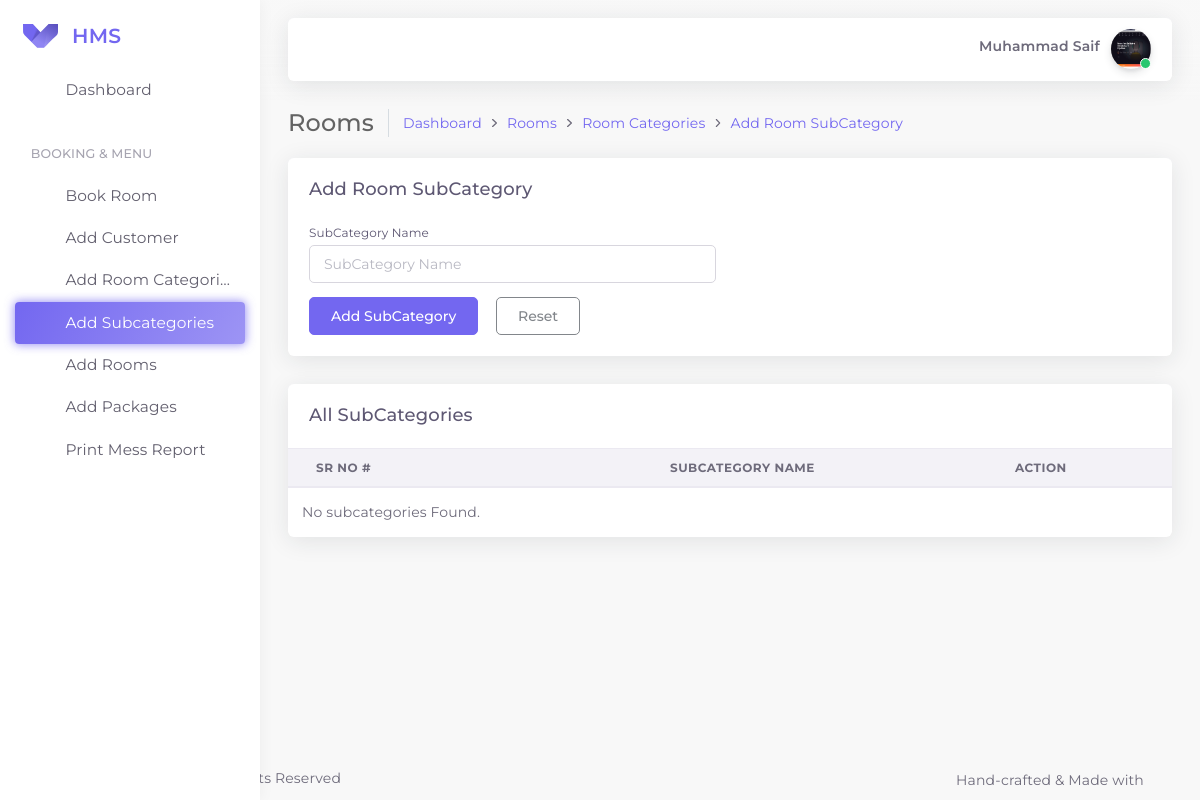
/themes/pages/addroomsubcategory.php (signed in), run on an earlier commit of the app's database.
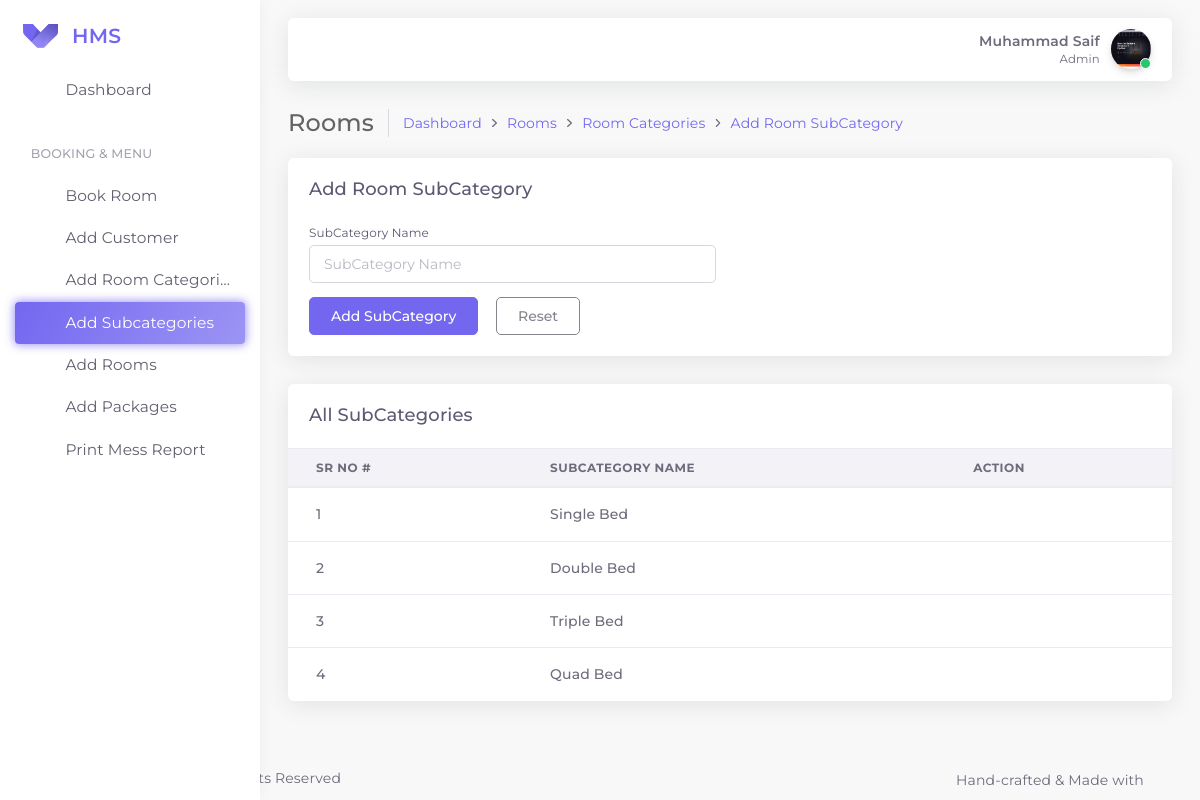
And on a later commit of the database.
### tables this page shows
CREATE TABLE `hms_rooms_subcategories` (
  `subcatid` int(11) NOT NULL,
  `name` varchar(100) NOT NULL,
  `created_at` datetime NOT NULL DEFAULT current_timestamp()
);

### app-assets/classes/Rooms.php (called while the page is built, shortened)
<?php
class Rooms
{
    protected $conn;
    public function __construct($conn)
    {
        $this->conn = $conn;
    }
    public function get_all_subcategories()
    {
        $stmt = $this->conn->prepare("SELECT * FROM hms_rooms_subcategories");
        $stmt->execute();
        $stmt->setFetchMode(PDO::FETCH_ASSOC);
        $subcategories = $stmt->fetchAll();
        if ($subcategories) {
            return $subcategories;
        } else {
            return false;
        }
    }
}

### app-assets/includes/getsubcategory.php (the view, shortened to what this page needs)
<?php
$db = new DbConnect;
$conn = $db->DbConnection();
$rooms = new Rooms($conn);
$subcategories = $rooms->get_all_subcategories();
?>
<div class="row" id="basic-table">
    <div class="col-12">
        <div class="card">
            <div class="card-header">
                <h4 class="card-title">All SubCategories</h4>
            </div>
            <div class="table-responsive">
                <table class="table">
                    <thead>
                        <tr>
                            <th>Sr No #</th>
                            <th>SubCategory Name</th>
                            <th>Action</th>
                        </tr>
                    </thead>
                    <tbody>
                        <?php
                        if ($subcategories) {
                            foreach ($subcategories as $category) {
                                echo '<tr>
                            <td>
                                <span class="font-weight-bold">' . $category["subcatid"] . '</span>
                            </td>
                            <td class="font-weight-bold">' . $category["name"] . '</td>
                            <td>
                                <div class="dropdown">
                                    <button type="button" class="btn btn-sm dropdown-toggle hide-arrow" data-toggle="dropdown">
                                        <i data-feather="more-vertical"></i>
                                    </button>
                                    <div class="dropdown-menu">
                                        <a class="dropdown-item" href="javascript:void(0);">
                                            <button type="button" class="btn btn-outline-primary btnedit" data-toggle="modal" data-target="#inlineForm">
                                                <i data-feather="edit-2" class="mr-50"></i>
                                                <span>Edit</span>
                                            </button>
                                        </a>
                                        <a class="dropdown-item" href="javascript:void(0);">
                                            <button type="button" class="btn btn-outline-danger btndelete" data-toggle="modal" data-target="#DeleteForm">
                                                <i data-feather="trash" class="mr-50"></i>
                                                <span>Delete</span>
                                            </button>
                                        </a>
                                    </div>
                                </div>
                            </td>
                        </tr>';
                            }
                        } else {
                            echo "<tr><td class='p-1'> No subcategories Found.</td><tr>";
                        }
                        ?>
                    </tbody>
                </table>
            </div>
        </div>
    </div>
</div>

### app-assets/includes/navbar.php (shortened to what this page needs)
<nav class="header-navbar navbar navbar-expand-lg align-items-center floating-nav navbar-light navbar-shadow">
    <div class="navbar-container d-flex content">
        <div class="bookmark-wrapper d-flex align-items-center">
            <ul class="nav navbar-nav">
                <li class="nav-item d-none d-lg-block"><a class="nav-link bookmark-star"><i class="ficon text-warning" data-feather="star"></i></a>
                </li>
            </ul>
        </div>
        <ul class="nav navbar-nav align-items-center ml-auto">
            <li class="nav-item d-block"><a class="nav-link nav-link-style"><i class="ficon" data-feather="moon"></i></a></li>
            <li class="nav-item nav-search"><a class="nav-link nav-link-search"><i class="ficon" data-feather="search"></i></a>
            </li>
            <li class="nav-item dropdown dropdown-user"><a class="nav-link dropdown-toggle dropdown-user-link" id="dropdown-user" href="javascript:void(0);" data-toggle="dropdown" aria-haspopup="true" aria-expanded="false">
                    <div class="user-nav d-sm-flex d-none"><span class="user-name font-weight-bolder"><?php echo $_SESSION["full_name"]?></span><span class="user-status"><?php echo $_SESSION["role_id"]?></span></div><span class="avatar"><img class="round" src="../uploads/<?php echo $_SESSION["profile_pic"]?>" alt="avatar" height="40" width="40"><span class="avatar-status-online"></span></span>
                </a>
            </li>
        </ul>
    </div>
</nav>

What changed in the data, as far as the page shows it:
added hms_rooms_subcategories: subcatid "1", name "Single Bed"
added hms_rooms_subcategories: subcatid "2", name "Double Bed"
added hms_rooms_subcategories: subcatid "3", name "Triple Bed"
added hms_rooms_subcategories: subcatid "4", name "Quad Bed"
Also different on the page:
$_SESSION["role_id"]: (not shown) → "Admin"
text no longer shown: "No subcategories Found."
